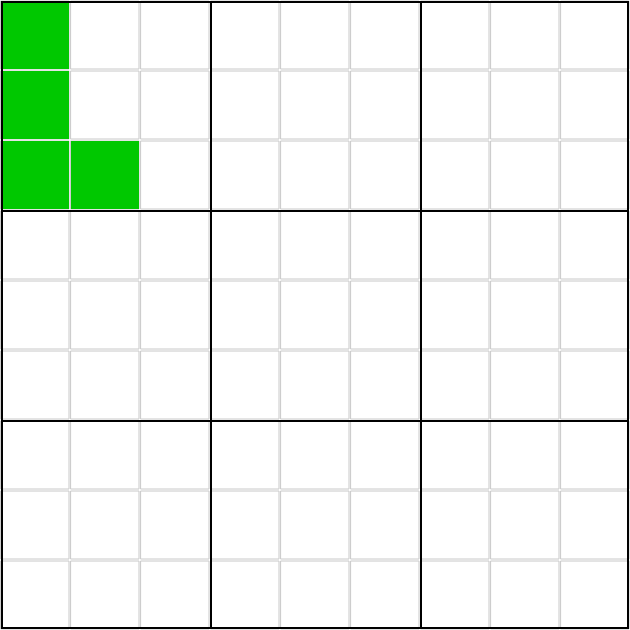
Frame 1 (no input)
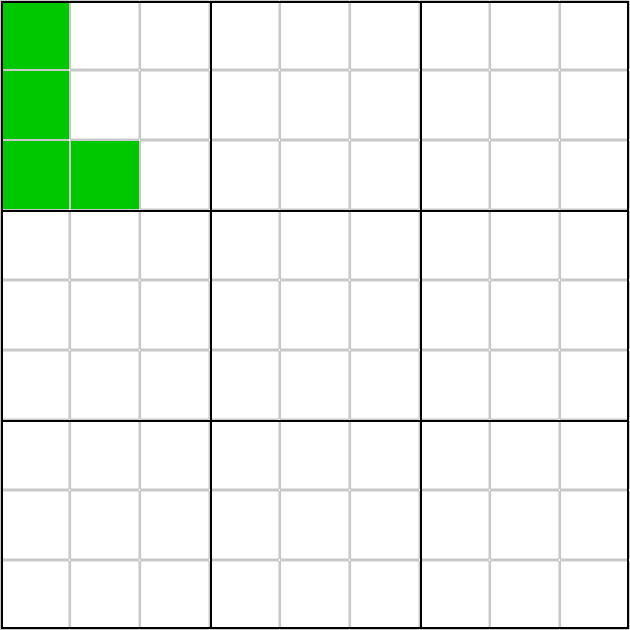
Frame 60 (no input)
Frame 120 (the mouse pressed at the canvas centre since frame 60): identical to frame 60, image omitted

The p5.js sketch that drew these frames (run headless with seeded random() and noise() and a simulated clock; from frame 60 on, the mouse is pressed at the canvas centre):

// p5.js sketch
// ── sketch.js
let game;

function setup() {
    createCanvas(630, 630);
    background(255);

    game = new Game(630,630);

}

function draw() {
    game.draw();
}



function keyPressed() {

    if (keyCode === UP_ARROW) {
        game.activeShape.moveUp();
    } else if (keyCode === DOWN_ARROW) {
        game.activeShape.moveDown();
    }
    if (keyCode === LEFT_ARROW) {
        game.activeShape.moveLeft();
    } else if (keyCode === RIGHT_ARROW) {
        game.activeShape.moveRight();
    }
    if (key === " ") {
        game.activeShape.place(game.grid, game.cellSize);
    }

}

// ── Game.js
class Game {
    constructor(size) {
        this.size = size;
        this.grid = new Array(9);
        this.cellSize = Math.floor(this.size/9);
        this.score = 0;
        this.createShape();
        for(let r=0; r<this.grid.length; r++) {
            this.grid[r] = [];
        }
        for(let i=0; i<9; i++) {
            for(let j=0; j<9; j++) {
                this.grid[i][j] = new GridCell(i, j);
            }
        }


    }



    // Draw the game
    draw() {
        push();

        this.solveBlocksLines();
        this.drawCells();
        if(this.activeShape.placed) {
            this.createShape();
        }
        this.activeShape.draw(this.grid, this.cellSize);
        this.drawBorders();


        pop();
    }

    // draw the cells
    drawCells() {
        push();

        for(let r=0; r<9;r++) {
            for(let c=0; c<9;c++) {
                this.grid[r][c].draw(c*this.cellSize, r*this.cellSize, this.cellSize);
            }
        }
        pop();

    }

    drawBorders() {
        push()
        fill(0,0,0,0);
        stroke(0);
        strokeWeight(2);
        rect(2, 2, this.size - 4, this.size - 4);
        rect(this.cellSize*3+1, 2, this.cellSize*3, this.size - 4);
        rect(2, this.cellSize*3+1, this.size - 4, this.cellSize*3);
        pop();
    }

    // Create a random shape and set it as the active shape
    // TODO:
    // * rotate the shape to a random orientation
    createShape() {
        this.activeShape = new Shape(Math.floor(Math.random() * 9), 0, 0);
    }

    solveBlocksLines() {
        let solvedBlocks = [];
        for(let r=0; r<9; r++) {
            let solved = [];
            for(let c=0; c<9; c++) {

                if(this.grid[r][c].empty) {
                    solved = [];
                    break;
                } else {
                    solved.push(this.grid[r][c]);
                }
            }
            if(solved.length) {
                solvedBlocks = solvedBlocks.concat(solved);
            }
        }

        for(let c=0; c<9; c++) {
            let solved = [];
            for(let r=0; r<9; r++) {

                if(this.grid[r][c].empty) {
                    solved = [];
                    break;
                } else {
                    solved.push(this.grid[r][c]);
                }
            }
            if(solved.length) {
                solvedBlocks = solvedBlocks.concat(solved);
            }
        }

        for(let blockr=0; blockr<9; blockr+=3) {
            for(let blockc=0; blockc<9; blockc+=3) {
                let solved = [];

                for(let r=blockr; r<blockr+3; r++) {
                    for (let c=blockc; c<blockc+3; c++) {
                        if(this.grid[r][c].empty) {
                            solved = [];
                            break;
                        } else {
                            solved.push(this.grid[r][c]);
                        }
                    }
                    if(!solved.length) {
                        break;
                    }
                }
                if(solved.length) {

                    solvedBlocks = solvedBlocks.concat(solved);

                }
            }
        }

        if(solvedBlocks.length) {
            console.log(solvedBlocks.length);
            for (const solvedBlock of solvedBlocks) {

                solvedBlock.empty = true;
            }
        }

    }

}
// ── GridCell.js
class GridCell {
    constructor(row, col) {
        this.row = row;
        this.col = col;
        this.empty = true;
    }


    draw(x, y, cellSize) {
        push();

        if(this.empty) {
            fill(255);
        } else {
            fill(150,150,255);
        }

        stroke(200);
        strokeWeight(1);
        rect(x+1, y+1, cellSize-2, cellSize-2);

        pop();
    }

}
// ── Shape.js
class Shape {
    constructor(id, row, col) {
        this.row = row;
        this.col = col;
        let makeshape = new ShapesStructure;
        this.shape = makeshape.getShapeByID(id);
        this.placed = false;
    }


    draw(grid, cellSize) {
        push();

        for (const block of this.shape.blocks) {

            if(!grid[this.row+block.y][this.col+block.x].empty) {
                fill(255,0,0);
            } else {
                fill(0,200,0);
            }

            noStroke();
            strokeWeight(1);
            rect((this.col+block.x)*cellSize+1,(this.row+block.y)*cellSize+1,  cellSize-2, cellSize-2);
        }


        pop();
    }

    moveRight() {
        if(this.col+this.shape.width<9) {
            this.col++;
        }
    }

    moveLeft() {
        if(this.col>0) {
            this.col--;
        }
    }

    moveUp() {
        if(this.row>0) {
            this.row--;
        }
    }

    moveDown() {
        if(this.row+this.shape.height<9) {
            this.row++;
        }
    }

    place(grid, cellSize) {
        if(!this.isPlaceable(grid)) {
            return;
        }
        this.placed = true;
        push();
        for (const block of this.shape.blocks) {
            grid[this.row+block.y][this.col+block.x].empty = false;
        }
        pop();
    }

    isPlaceable(grid) {
        for (const block of this.shape.blocks) {

            if(!grid[this.row+block.y][this.col+block.x].empty) {
                return false;
            }
        }
        return true;
    }

}
// ── ShapesStructure.js
const BLOCK1 = 0;
const LINE2 = 1;
const DIAGONAL2 = 2
const LINE3 = 3
const STAIRS3 = 4;
const DIAGONAL3 = 5;
const BLOCK4 = 6;
const LINE4 = 7
const L4 = 8;
const REVERSE_L4 = 9;
const T4 = 10;
const S4 = 11;
const Z4 = 12;
const LINE5 = 13;
const L5 = 14;
const T5 = 15;
const U5 = 16;
const PLUS5 = 17;

class ShapesStructure {
    constructor() {
        this.setShapeIDs();
        this.shapes = [this.block1, this.line2, this.diagonal2, this.line3, this.stairs3, this.diagonal3, this.block4, this.line4, this.l4]
    }


    setShapeIDs() {
        this.block1 = {
            id: BLOCK1,
            blocks: [createVector(0, 0)],
            nBlocks: 1,
            width: 1,
            height: 1,
            orientations: 1,
            name: "Block1"
        }
        this.line2 = {
            id: LINE2,
            blocks: [createVector(0, 0), createVector(0, 1)],
            nBlocks: 2,
            width: 1,
            height: 2,
            orientations: 2,
            name: "Line2"
        }
        this.diagonal2 = {
            id: DIAGONAL2,
            blocks: [createVector(0, 0), createVector(1, 1)],
            nBlocks: 2,
            width: 2,
            height: 2,
            orientations: 2,
            name: "Diagonal2"
        }
        this.line3 = {
            id: LINE3,
            blocks: [createVector(0, 0), createVector(0, 1), createVector(0,2)],
            nBlocks: 3,
            width: 1,
            height: 3,
            orientations: 2,
            name: "Line3"
        }
        this.stairs3 = {
            id: STAIRS3,
            blocks: [createVector(0, 0), createVector(0, 1), createVector(1,1)],
            nBlocks: 3,
            width: 2,
            height: 2,
            orientations: 4,
            name: "Stairs3"
        }
        this.diagonal3 = {
            id: DIAGONAL3,
            blocks: [createVector(0, 0), createVector(1, 1), createVector(2,2)],
            nBlocks: 3,
            width: 3,
            height: 3,
            orientations: 2,
            name: "Diagonal3"
        }
        this.block4 = {
            id: BLOCK4,
            blocks: [createVector(0, 0), createVector(0, 1), createVector(1, 0), createVector(1, 1)],
            nBlocks: 4,
            width: 2,
            height: 2,
            orientations: 1,
            name: "Block4"
        }
        this.line4 = {
            id: LINE4,
            blocks: [createVector(0, 0), createVector(0, 1), createVector(0, 2), createVector(0, 3)],
            nBlocks: 4,
            width: 1,
            height: 4,
            orientations: 2,
            name: "Line4"
        }
        this.l4 = {
            id: L4,
            blocks: [createVector(0, 0), createVector(0, 1), createVector(0, 2), createVector(1, 2)],
            nBlocks: 4,
            width: 2,
            height: 3,
            orientations: 4,
            name: "L4"
        }

    }


    getShapeByID(id) {
        return this.shapes[id];
    }

}
